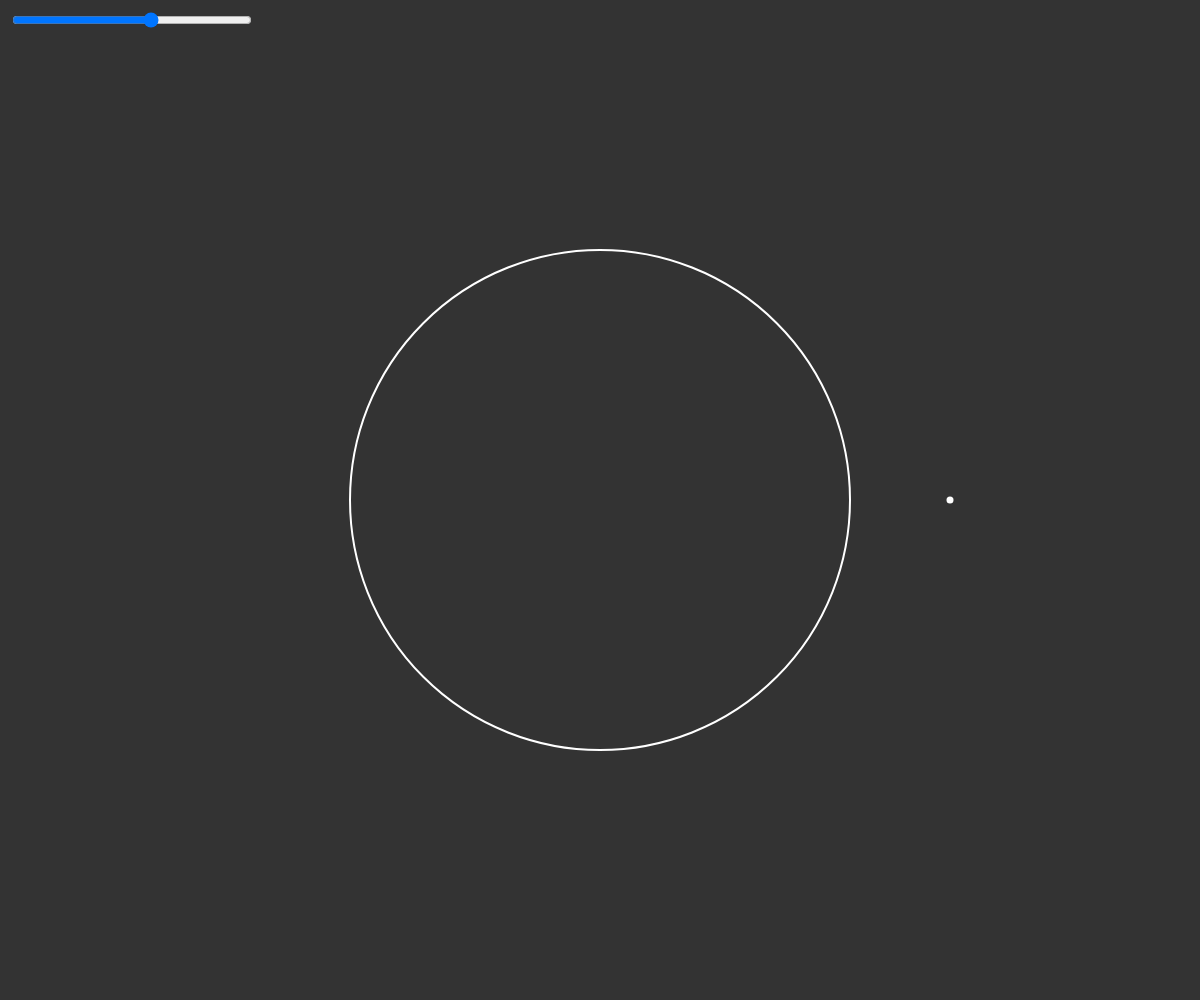
Frame 1 (no input)
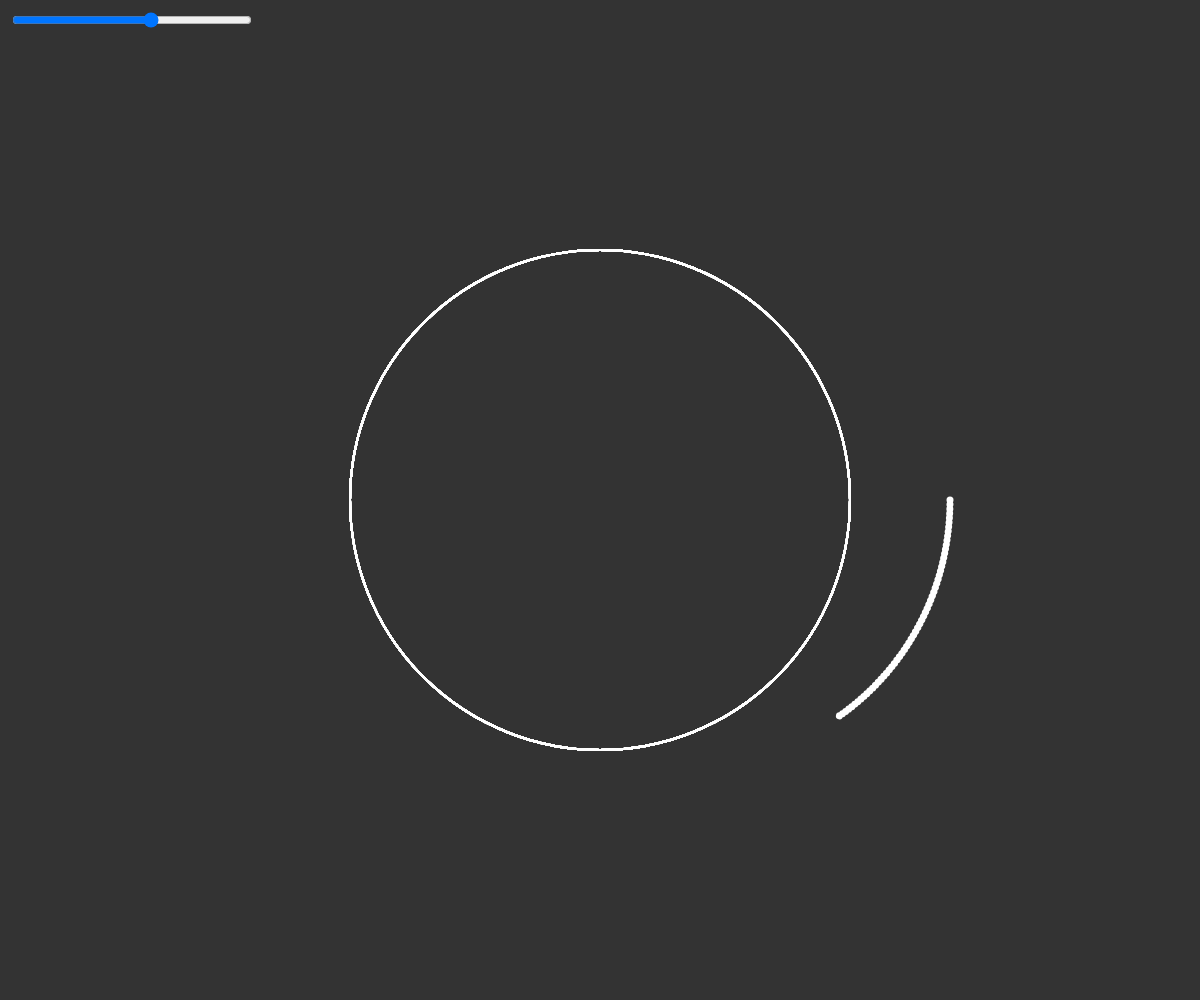
Frame 60 (no input)
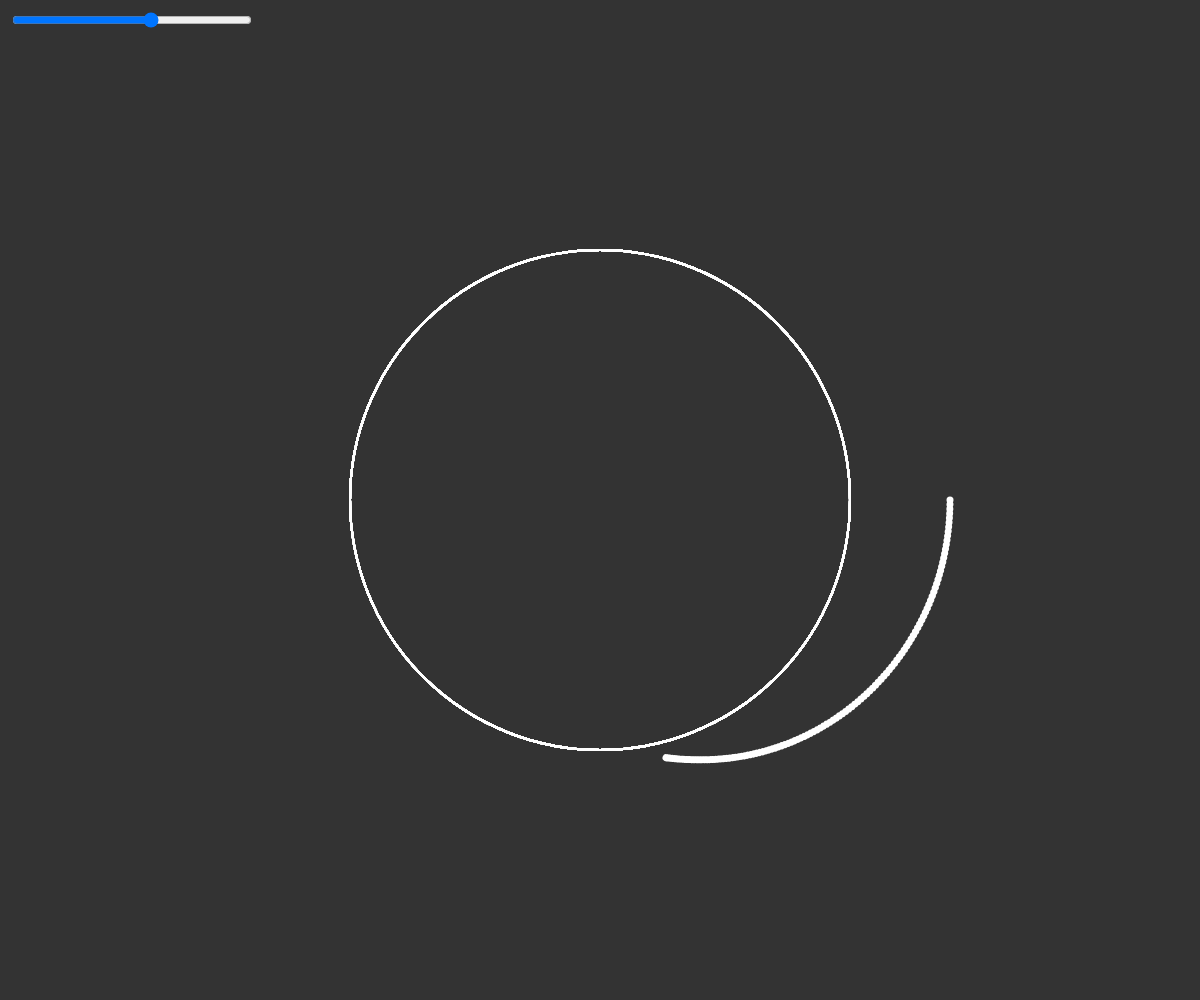
Frame 120 (the mouse pressed at the canvas centre since frame 60)

The p5.js sketch that drew these frames (run headless with seeded random() and noise() and a simulated clock; from frame 60 on, the mouse is pressed at the canvas centre):

// p5.js sketch
// ── sketch.js
let a = 0;
let b = 0;


let slider;
let sValue;

function setup() {
  canvas = createCanvas(windowWidth, windowHeight);
  background(51);
  slider = createSlider(-12, 12, 2, 1);
  slider.position(10, 10);
  slider.style('width', '240px');

  sValue = slider.value();

  // slider.changed(ciao());

}

function draw() {
  console.log("ciao");
}

function draw() {
  if (sValue != slider.value()) {
    background(51);
    sValue = slider.value();
    a = 0;
    b = 0;
  }
  // background(51);
  noFill();
  stroke(255);
  strokeWeight(2);

  translate(width / 2, height / 2);
  // ellipseMode(CORNER);
  ellipse(0, 0, 500, 500);
  rotate(a);
  // ellipse(250 + (100 / 2), 0, 100, 100);
  strokeWeight(7);
  translate(250 + (100 / 2), 0);
  rotate(b);
  point(100 - 50, 0);

  // translate(width / 2, height / 2);
  // rotate(a);
  // // for (let a = 0; a < TWO_PI; a += 0.1) {
  // // point(250, 0);
  // translate(250, 0);
  // rotate(a);
  // point(125 / 2, 0);

  a += 0.01;
  b += sValue / 100;

  // }
}
